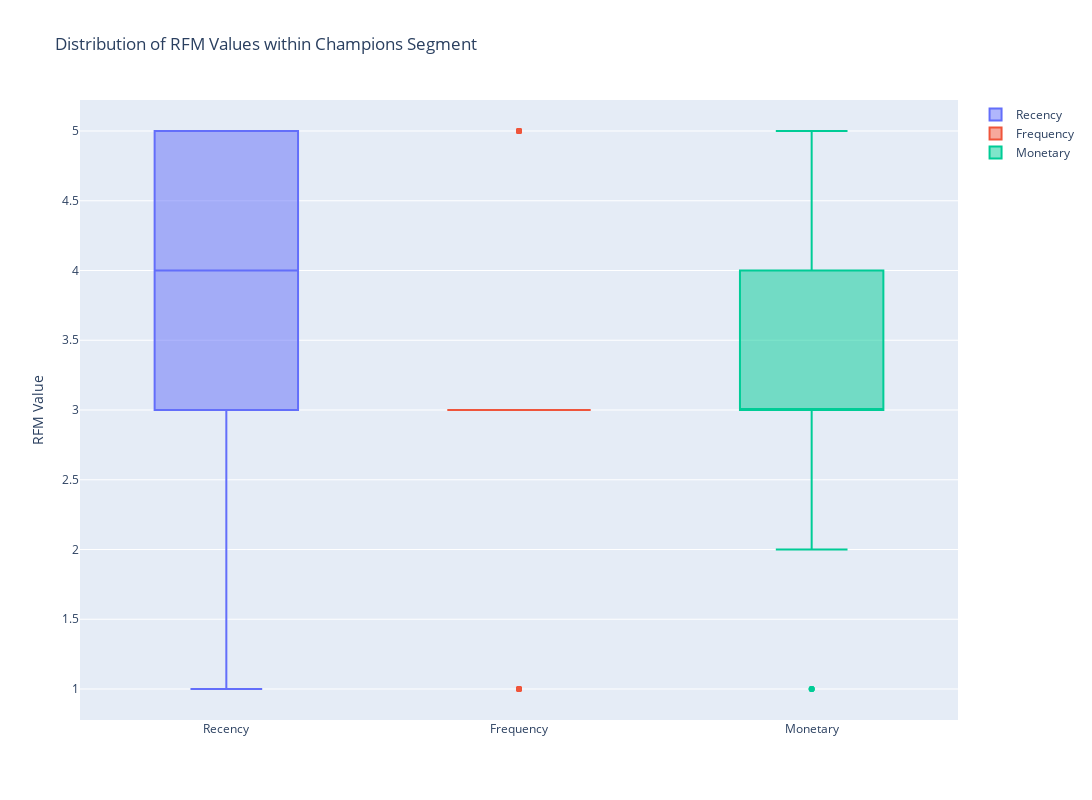

The code cell stored with this chart in its notebook:
### Code cell
fig = go.Figure()
fig.add_trace(go.Box(y=champions_segment["RecencyScore"], name="Recency"))
fig.add_trace(go.Box(y=champions_segment["FrequencyScore"], name="Frequency"))
fig.add_trace(go.Box(y=champions_segment["MonetaryScore"], name="Monetary"))

fig.update_layout(
    title="Distribution of RFM Values within Champions Segment",
    yaxis_title="RFM Value",
    showlegend=True,
    width=1400,
    height=800,
)

fig.show()

### Figure 1 — Plotly figure (JSON) as saved in the notebook; plotly's stock layout.template omitted (floating-point values rounded to 4 significant figures)
{"data": [{"name": "Recency", "type": "box", "y": [1, 1, 2, 2, 2, 2, 2, 2, 2, 2, 3, 3, 3, 3, 3, 3, 3, 3, 3, 3, 3, 3, 3, 3, 3, 3, 4, 4, 4, 4, 4, 4, 4, 4, 4, 4, 5, 5, 5, 5, 5, 5, 5, 5, 5, 5, 5, 5, 5, 5, 5, 5, 5, 5, 5, 5, 5, 5, 5, 5, 5, 5]}, {"name": "Frequency", "type": "box", "y": [5, 5, 3, 5, 5, 3, 5, 3, 3, 5, 3, 3, 3, 3, 3, 3, 3, 3, 5, 3, 3, 3, 3, 3, 5, 3, 3, 3, 3, 3, 3, 3, 3, 3, 3, 3, 3, 3, 3, 3, 3, 3, 1, 3, 5, 1, 3, 3, 3, 3, 3, 1, 3, 3, 3, 1, 3, 3, 1, 3, 1, 1]}, {"name": "Monetary", "type": "box", "y": [5, 5, 4, 5, 3, 4, 3, 4, 4, 3, 4, 4, 3, 3, 3, 4, 3, 4, 5, 3, 4, 3, 3, 3, 5, 3, 2, 2, 2, 3, 3, 4, 4, 2, 2, 4, 3, 3, 4, 3, 4, 2, 3, 1, 5, 3, 3, 1, 1, 3, 3, 3, 3, 2, 3, 3, 3, 4, 3, 3, 3, 3]}], "layout": {"height": 800, "showlegend": true, "title": {"text": "Distribution of RFM Values within Champions Segment"}, "width": 1400, "yaxis": {"title": {"text": "RFM Value"}}}}
